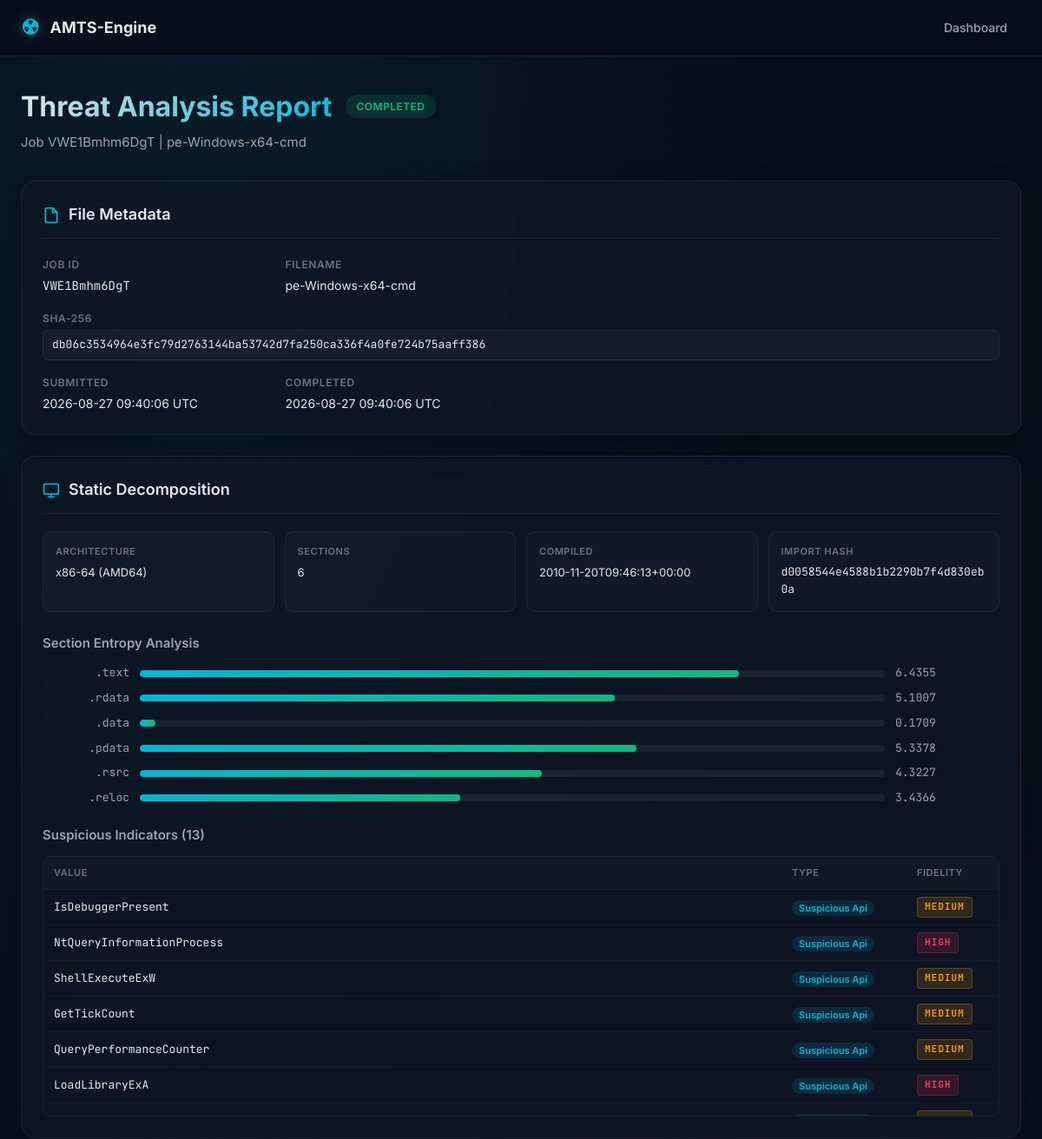
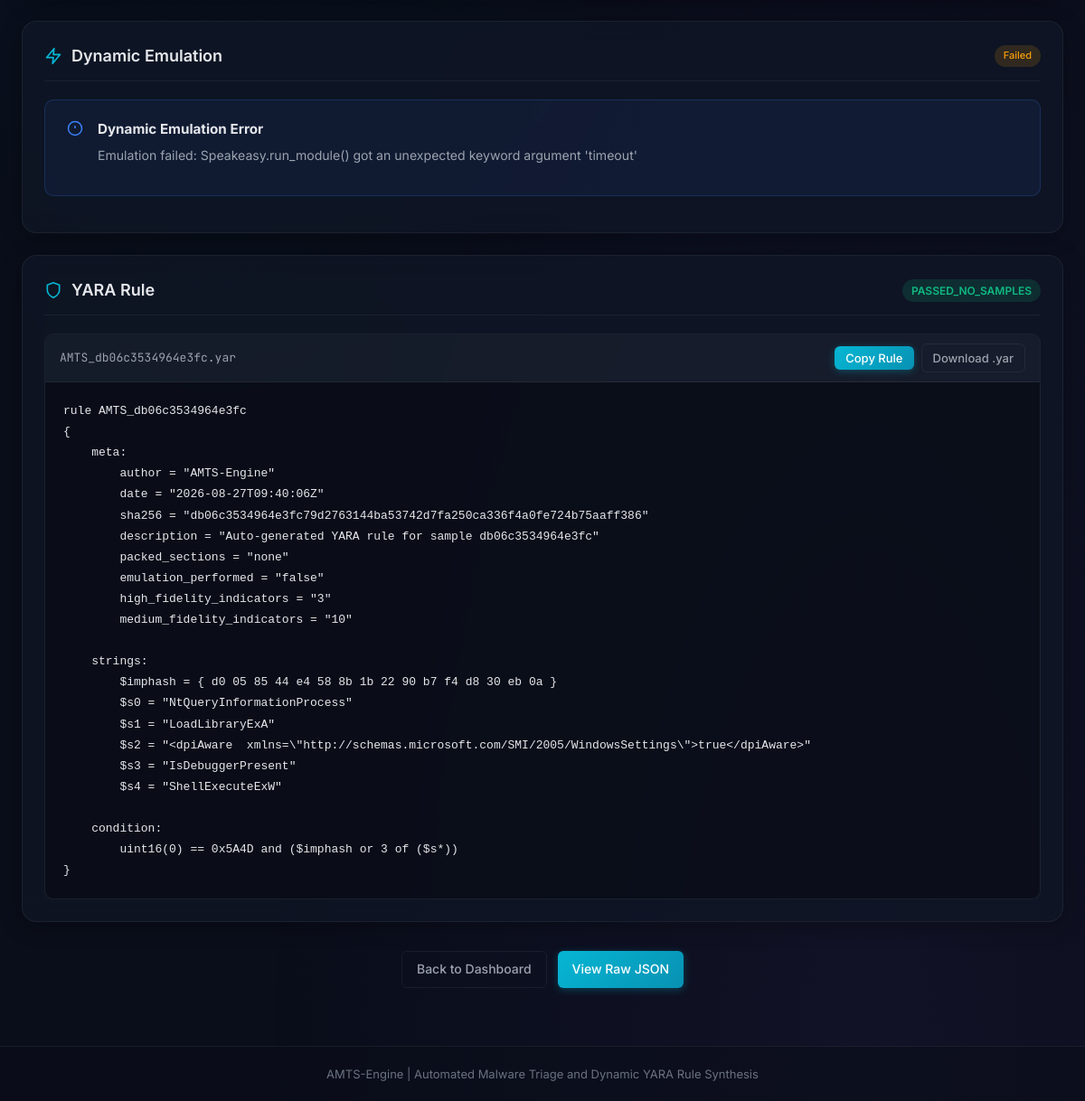
The page /report/VWE1Bmhm6DgT on the database as committed earlier (2 pictures, top to bottom).
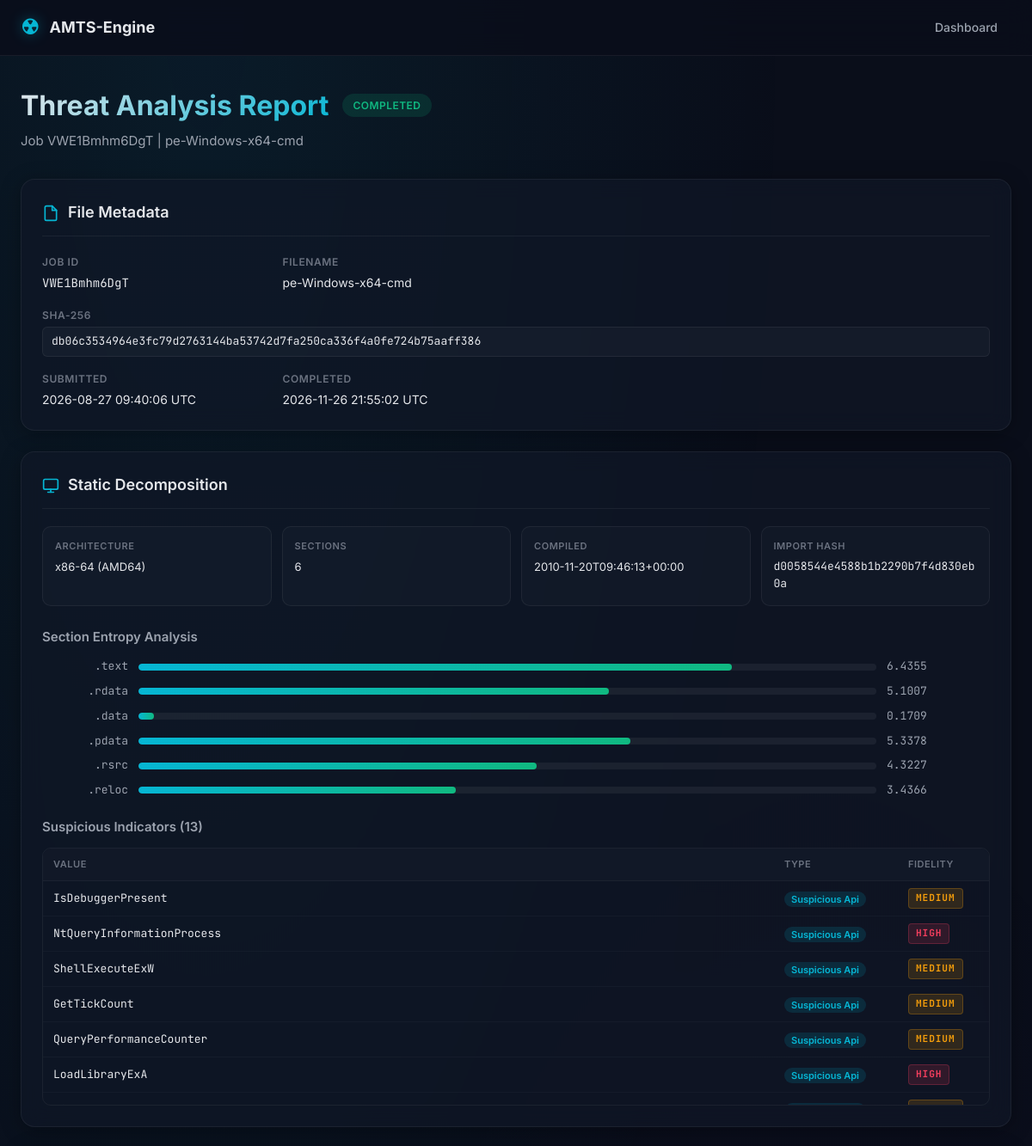
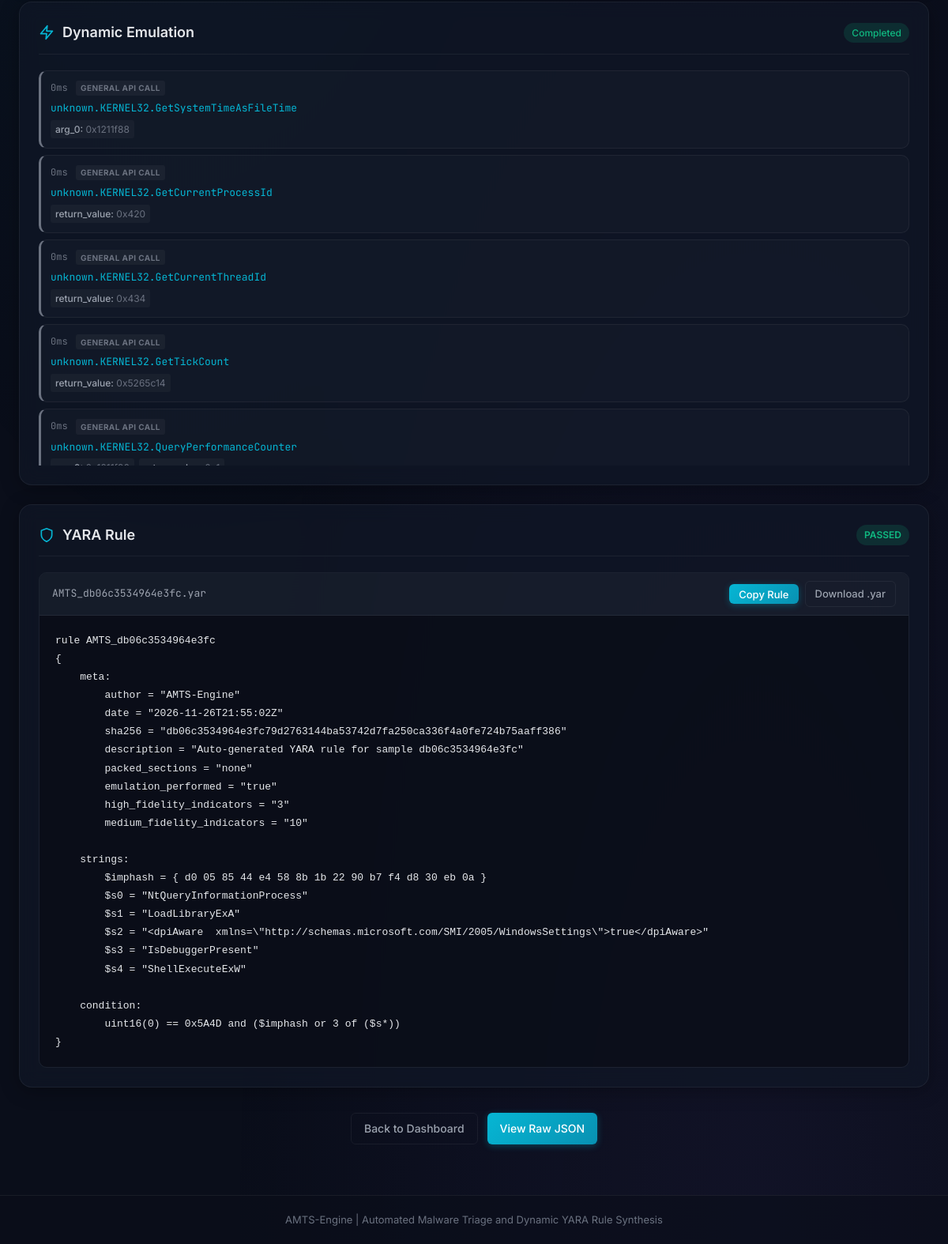
The same page on the database as committed later (2 pictures, top to bottom).
### app/models.py (models this page shows, shortened)
class Job(db.Model):
    __tablename__ = "jobs"
    id = db.Column(db.String(12), primary_key=True)
    filename = db.Column(db.String(256), nullable=False)
    sha256 = db.Column(db.String(64), nullable=False, index=True)
    status = db.Column(db.String(20), nullable=False, default="QUEUED")
    file_path = db.Column(db.String(512), nullable=False)
    created_at = db.Column(db.DateTime, default=lambda: datetime.now(timezone.utc))
    completed_at = db.Column(db.DateTime, nullable=True)
    static_result = db.relationship("StaticResult", backref="job", uselist=False, cascade="all, delete-orphan")
    dynamic_result = db.relationship("DynamicResult", backref="job", uselist=False, cascade="all, delete-orphan")
    yara_rule = db.relationship("YaraRule", backref="job", uselist=False, cascade="all, delete-orphan")

class DynamicResult(db.Model):
    __tablename__ = "dynamic_results"
    id = db.Column(db.Integer, primary_key=True, autoincrement=True)
    job_id = db.Column(db.String(12), db.ForeignKey("jobs.id"), nullable=False)
    behaviors_json = db.Column(db.Text, nullable=True)
    emulation_success = db.Column(db.Boolean, default=False)
    error_message = db.Column(db.Text, nullable=True)
    def to_dict(self):
        return {
            "behaviors": json.loads(self.behaviors_json) if self.behaviors_json else [],
            "emulation_success": self.emulation_success,
            "error_message": self.error_message,
        }

class YaraRule(db.Model):
    __tablename__ = "yara_rules"
    id = db.Column(db.Integer, primary_key=True, autoincrement=True)
    job_id = db.Column(db.String(12), db.ForeignKey("jobs.id"), nullable=False)
    rule_name = db.Column(db.String(128), nullable=False)
    rule_text = db.Column(db.Text, nullable=False)
    validation_status = db.Column(db.String(20), nullable=False, default="PENDING")
    false_positive_count = db.Column(db.Integer, default=0)
    def to_dict(self):
        return {
            "rule_name": self.rule_name,
            "rule_text": self.rule_text,
            "validation_status": self.validation_status,
            "false_positive_count": self.false_positive_count,
        }

### app/routes/dashboard.py (the view)
@dashboard_bp.route("/report/<job_id>")
def report(job_id):
    job = db.session.get(Job, job_id)
    if not job:
        return render_template("index.html", jobs=[], error="Job not found"), 404
    return render_template("report.html", job=job)

### app/models.py (called while the page is built)
    def to_dict(self):
        return {
            "imphash": self.imphash,
            "compilation_timestamp": self.compilation_timestamp,
            "architecture": self.architecture,
            "section_count": self.section_count,
            "sections": json.loads(self.sections_json) if self.sections_json else [],
            "suspicious_strings": json.loads(self.suspicious_strings_json) if self.suspicious_strings_json else [],
        }

### app/templates/report.html (shortened to what the changed rows need)
{% extends "base.html" %}
{% block content %}
<section class="report-header">
    <div class="report-header-content">
        <div class="report-title-row">
            <h1 class="report-title">Threat Analysis Report</h1>
            <span class="status-badge status-{{ job.status|lower }}">{{ job.status }}</span>
        </div>
        <p class="report-subtitle">Job {{ job.id }} | {{ job.filename }}</p>
    </div>
</section>
<section class="report-grid">
    <div class="report-card glass-card metadata-card">
        <h2 class="card-title">
            <svg width="20" height="20" viewBox="0 0 24 24" fill="none" stroke="currentColor" stroke-width="2" stroke-linecap="round" stroke-linejoin="round">
                <path d="M14 2H6a2 2 0 0 0-2 2v16a2 2 0 0 0 2 2h12a2 2 0 0 0 2-2V8z"/>
                <polyline points="14 2 14 8 20 8"/>
            </svg>
            File Metadata
        </h2>
        <div class="metadata-grid">
            <div class="meta-item">
                <span class="meta-label">Job ID</span>
                <span class="meta-value mono-text">{{ job.id }}</span>
            </div>
            <div class="meta-item">
                <span class="meta-label">Filename</span>
                <span class="meta-value">{{ job.filename }}</span>
            </div>
            <div class="meta-item full-width">
                <span class="meta-label">SHA-256</span>
                <span class="meta-value mono-text hash-display">{{ job.sha256 }}</span>
            </div>
            <div class="meta-item">
                <span class="meta-label">Submitted</span>
                <span class="meta-value">{{ job.created_at.strftime('%Y-%m-%d %H:%M:%S UTC') if job.created_at else 'N/A' }}</span>
            </div>
            <div class="meta-item">
                <span class="meta-label">Completed</span>
                <span class="meta-value">{{ job.completed_at.strftime('%Y-%m-%d %H:%M:%S UTC') if job.completed_at else 'Pending' }}</span>
            </div>
        </div>
    </div>
    {% if job.static_result %}
    {% set static = job.static_result.to_dict() %}
    <div class="report-card glass-card static-card">
        <h2 class="card-title">
            <svg width="20" height="20" viewBox="0 0 24 24" fill="none" stroke="currentColor" stroke-width="2" stroke-linecap="round" stroke-linejoin="round">
                <rect x="2" y="3" width="20" height="14" rx="2" ry="2"/>
                <line x1="8" y1="21" x2="16" y2="21"/>
                <line x1="12" y1="17" x2="12" y2="21"/>
            </svg>
            Static Decomposition
        </h2>
        {% if static.suspicious_strings %}
        <div class="strings-container">
            <table class="strings-table">
                <thead>
                    <tr>
                        <th>Value</th>
                        <th>Type</th>
                        <th>Fidelity</th>
                    </tr>
                </thead>
            </table>
        </div>
        {% else %}
        <div class="empty-state"><p>No suspicious indicators detected in static analysis.</p></div>
        {% endif %}
    </div>
    {% endif %}
    {% if job.dynamic_result %}
    {% set dynamic = job.dynamic_result.to_dict() %}
    <div class="report-card glass-card dynamic-card">
        <h2 class="card-title">
            <svg width="20" height="20" viewBox="0 0 24 24" fill="none" stroke="currentColor" stroke-width="2" stroke-linecap="round" stroke-linejoin="round">
                <polygon points="13 2 3 14 12 14 11 22 21 10 12 10 13 2"/>
            </svg>
            Dynamic Emulation
            {% if dynamic.emulation_success %}
            <span class="emulation-badge success">Completed</span>
            {% elif dynamic.error_message and 'not installed' in dynamic.error_message %}
            <span class="emulation-badge warning">Unavailable</span>
            {% else %}
            <span class="emulation-badge warning">Failed</span>
            {% endif %}
        </h2>
        {% if not dynamic.emulation_success %}
        {% if dynamic.error_message and 'not installed' in dynamic.error_message %}
        <div class="sandbox-info-box">
            <div class="sandbox-info-icon">
                <svg width="18" height="18" viewBox="0 0 24 24" fill="none" stroke="currentColor" stroke-width="2">
                    <circle cx="12" cy="12" r="10"/><line x1="12" y1="8" x2="12" y2="12"/><line x1="12" y1="16" x2="12.01" y2="16"/>
                </svg>
            </div>
            <div class="sandbox-info-text">
                <strong>Speakeasy CPU Emulator Required</strong>
                <p>Dynamic analysis uses <strong>Speakeasy</strong>, a user-space CPU emulator built on the Unicorn engine. It emulates x86/x64 instructions entirely in memory. No real code executes on your OS. No files, registry keys, or network connections are created on the host. It is fully safe to emulate malicious files.</p>
                <code class="install-cmd">pip install speakeasy-emulator</code>
            </div>
        </div>
        {% else %}
        <div class="sandbox-info-box">
            <div class="sandbox-info-icon">
                <svg width="18" height="18" viewBox="0 0 24 24" fill="none" stroke="currentColor" stroke-width="2">
                    <circle cx="12" cy="12" r="10"/><line x1="12" y1="8" x2="12" y2="12"/><line x1="12" y1="16" x2="12.01" y2="16"/>
                </svg>
            </div>
            <div class="sandbox-info-text">
                <strong>Dynamic Emulation Error</strong>
                <p>{{ dynamic.error_message or 'Emulation did not complete for this sample.' }}</p>
            </div>
        </div>
        {% endif %}
        {% else %}
        {% if dynamic.behaviors %}
        <div class="behavior-timeline">
            {% for behavior in dynamic.behaviors %}
            <div class="behavior-entry severity-{{ behavior.severity|lower|replace(' ', '-') }}">
                <div class="behavior-header">
                    <span class="behavior-time mono-text">{{ behavior.elapsed_ms }}ms</span>
                    <span class="severity-badge severity-tag-{{ behavior.severity|lower|replace(' ', '-') }}">{{ behavior.severity }}</span>
                </div>
                <div class="behavior-function mono-text">{{ behavior.function }}</div>
                {% if behavior.arguments %}
                <div class="behavior-args">
                    {% for key, val in behavior.arguments.items() %}
                    <span class="arg-item"><span class="arg-key">{{ key }}:</span> {{ val }}</span>
                    {% endfor %}
                </div>
                {% endif %}
            </div>
            {% endfor %}
        </div>
        {% else %}
        <div class="empty-state">
            <p>Emulation completed but no significant behaviors were captured. The sample may be benign, packed, or require specific runtime conditions.</p>
        </div>
        {% endif %}
        {% endif %}
    </div>
    {% endif %}
    {% if job.yara_rule %}
    {% set yara = job.yara_rule.to_dict() %}
    <div class="report-card glass-card yara-card">
        <h2 class="card-title">
            <svg width="20" height="20" viewBox="0 0 24 24" fill="none" stroke="currentColor" stroke-width="2" stroke-linecap="round" stroke-linejoin="round">
                <path d="M12 22s8-4 8-10V5l-8-3-8 3v7c0 6 8 10 8 10z"/>
            </svg>
            YARA Rule
            <span class="validation-badge validation-{{ yara.validation_status|lower }}">
                {{ yara.validation_status }}
            </span>
        </h2>
        <div class="rule-container">
            <div class="rule-toolbar">
                <span class="rule-name mono-text">{{ yara.rule_name }}.yar</span>
                <button class="btn btn-sm btn-primary" id="copyRuleBtn" onclick="copyRule()">
                    Copy Rule
                </button>
                <a href="/api/rules/{{ job.id }}" class="btn btn-sm btn-ghost" download>
                    Download .yar
                </a>
            </div>
            <pre class="rule-code"><code id="ruleText">{{ yara.rule_text }}</code></pre>
        </div>
    </div>
    {% endif %}
</section>
{% endblock %}

Rows that differ between the two databases and show on the page:
no longer on this page (row edited): DynamicResult: error_message "Emulation failed: Speakeasy.run_module() got an unexpected keyword argument 'timeout'"
changed Job "VWE1Bmhm6DgT": completed_at "2026-08-27 09:40:06 UTC" → "2026-11-26 21:55:02 UTC"
changed YaraRule "AMTS_db06c3534964e3fc": validation_status "PASSED_NO_SAMPLES" → "PASSED"; rule_text "…= \"AMTS-Engine\" date = \"2026-08-27T09:40:06Z\" sha256 = \"db06c3534964e3fc79d2763144ba53742d7fa250ca336f4a0fe724b75aaff386\" description = \"Auto-generated YARA rule for sample db06c3534964e3fc\" packed_sections = \"none\" emulation_performed = \"false\" high_fidelity_indicators = \"3\" medium_fidelity_indicators…" → "…= \"AMTS-Engine\" date = \"2026-11-26T21:55:02Z\" sha256 = \"db06c3534964e3fc79d2763144ba53742d7fa250ca336f4a0fe724b75aaff386\" description = \"Auto-generated YARA rule for sample db06c3534964e3fc\" packed_sections = \"none\" emulation_performed = \"true\" high_fidelity_indicators = \"3\" medium_fidelity_indicators…"
Other text that changed with them:
text no longer shown: "Failed Dynamic Emulation Error"
text now shown: "Completed"
new list line: "0 ms GENERAL API CALL unknown.KERNEL32.GetSystemTimeAsFileTime arg_0 : 0x1211f88"
new list line: "0 ms GENERAL API CALL unknown.KERNEL32.GetCurrentProcessId return_value : 0x420"
new list line: "0 ms GENERAL API CALL unknown.KERNEL32.GetCurrentThreadId return_value : 0x434"
new list line: "0 ms GENERAL API CALL unknown.KERNEL32.GetTickCount return_value : 0x5265c14"
new list line: "0 ms GENERAL API CALL unknown.KERNEL32.QueryPerformanceCounter"
